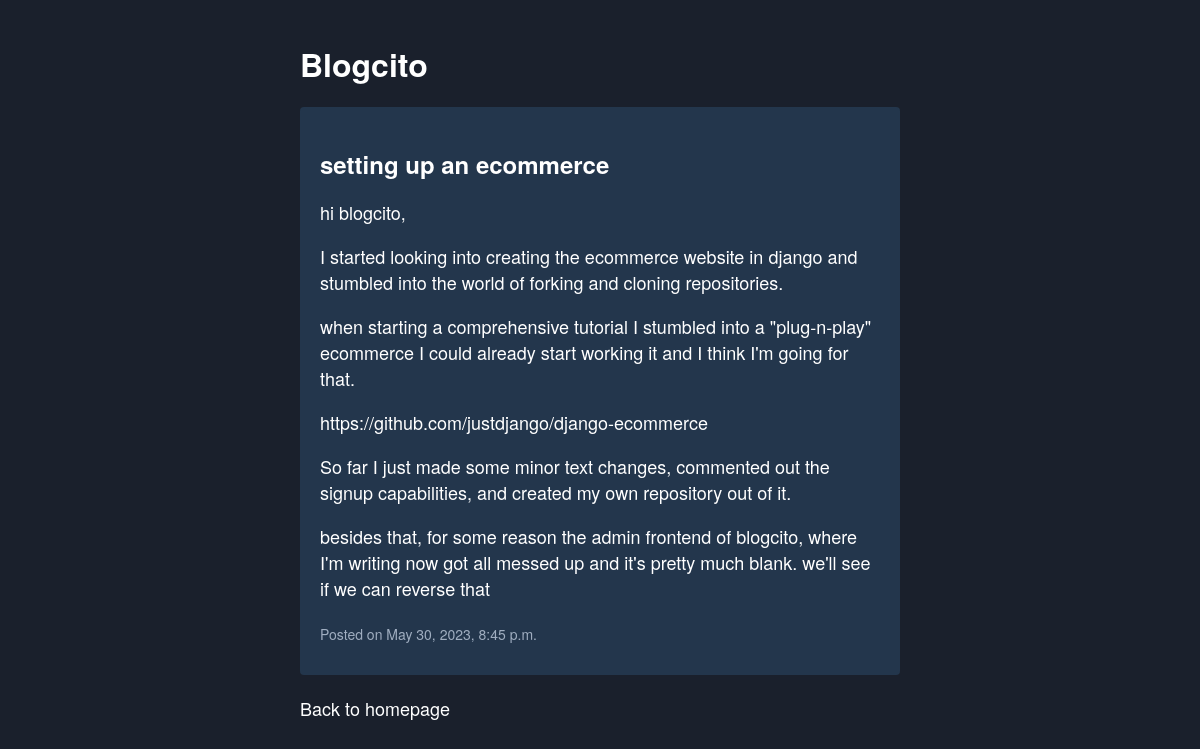
Screenshot of /post/12/ with the database file from the repository.
### blog_application/models.py (models this page shows, shortened)
class BlogPost(models.Model):
    title = models.CharField(max_length=45)
    body = models.TextField()
    created_at = models.DateTimeField(auto_now_add=True)

### blog_application/views.py (the view)
# urls.py: path('post/<int:post_id>/', views.blogPost, name="post_detail"),
def blogPost(request, post_id):
    post = get_object_or_404(BlogPost, pk=post_id)
    return render(request, 'blog_post.html', {'post': post})

### blog_application/templates/blog_post.html (shortened to what this page needs)
<!DOCTYPE html>
<html>
<head>
</head>
<body>
    <div class="container">
        <h1>Blogcito</h1>
        <div class="post">
            <h2>{{ post.title }}</h2>
            <p>{{ post.body|linebreaks }}</p>
            <p><small>Posted on {{ post.created_at }}</small></p>
        </div>
        <p><a href="{% url 'blog_application:home' %}">Back to homepage</a></p>
    </div>
</body>
</html>

### blog_application/templates/blog_post.html (style rules this page uses)
body { background-color: #1a202c; color: white; font-family: "Helvetica Neue", "sans-serif"; margin: 0; padding: 0; }
.container { max-width: 600px; margin: 0 auto; padding: 20px; }
h1 { font-size: 32px; margin-bottom: 20px; }
.post { background-color: #23364c; padding: 20px; border-radius: 4px; margin-bottom: 20px; }
h2 { font-size: 24px; margin-bottom: 10px; }
p { font-size: 18px; margin-bottom: 10px; }
small { font-size: 14px; color: #a0aec0; }
a { color: #ffffff; text-decoration: none; }

### rows the page displays
BlogPost: title "setting up an ecommerce", body "hi blogcito, I started looking into creating the ecommerce website in django and stumbled into the world of forking and cloning repositories. when starting a comprehensive tutorial I stumbled into a \"plug-n-play\" ecommerce I could already start working it and I think I'm going for that. https://github.com/justdjango/django-ecommerce So far I just made some minor text changes, commented out the signup capabilities, and created my own repository out of it. besides that, for some reason the admin frontend of blogcito, where I'm writing now got all messed up and it's pretty much blank. we'll see if we can reverse that", created_at "May 30, 2023, 8:45 p.m."
